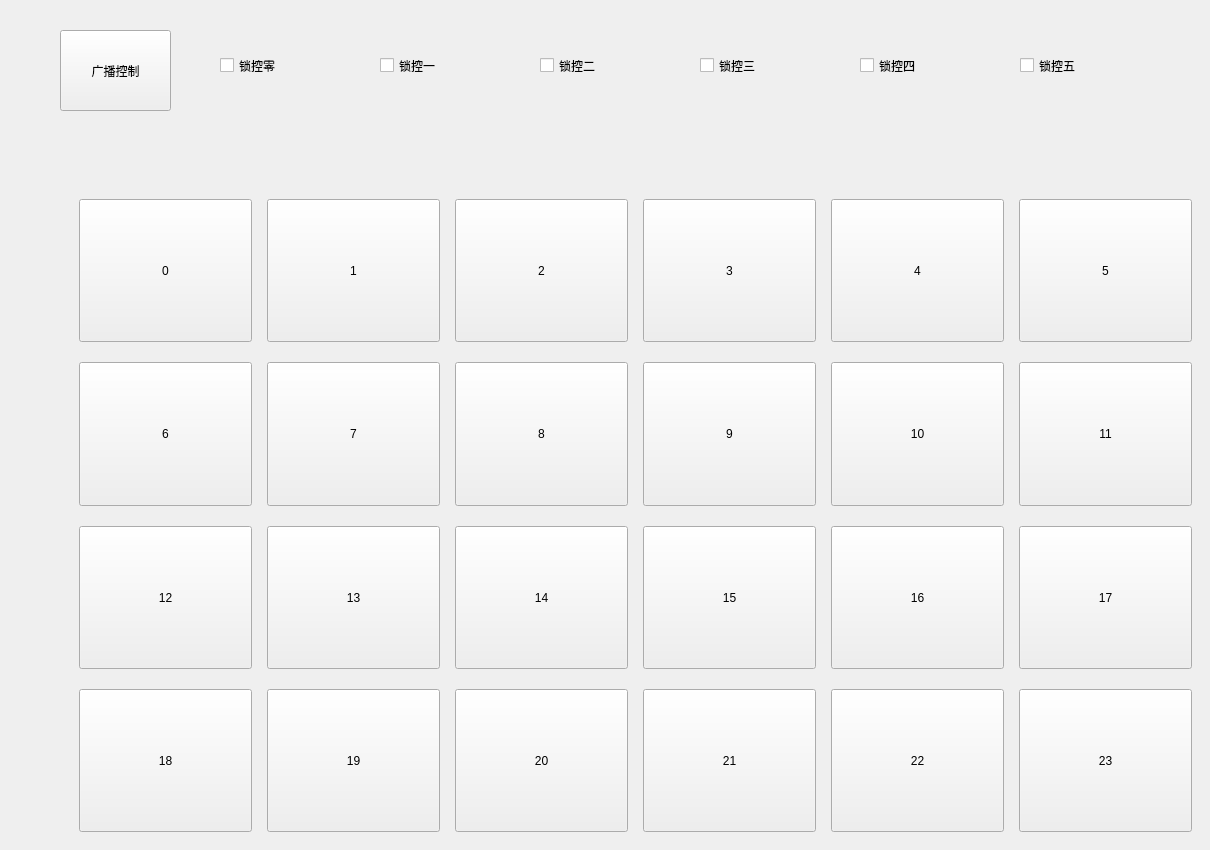
     <widget class="QWidget" name="page_1">
      <widget class="QCheckBox" name="checkBox">
       <property name="geometry">
        <rect>
         <x>220</x>
         <y>30</y>
         <width>141</width>
         <height>71</height>
        </rect>
       </property>
       <property name="text">
        <string>锁控零</string>
       </property>
      </widget>
      <widget class="QCheckBox" name="checkBox_2">
       <property name="geometry">
        <rect>
         <x>380</x>
         <y>30</y>
         <width>141</width>
         <height>71</height>
        </rect>
       </property>
       <property name="text">
        <string>锁控一</string>
       </property>
      </widget>
      <widget class="QCheckBox" name="checkBox_3">
       <property name="geometry">
        <rect>
         <x>540</x>
         <y>30</y>
         <width>141</width>
         <height>71</height>
        </rect>
       </property>
       <property name="text">
        <string>锁控二</string>
       </property>
      </widget>
      <widget class="QCheckBox" name="checkBox_4">
       <property name="geometry">
        <rect>
         <x>700</x>
         <y>30</y>
         <width>141</width>
         <height>71</height>
        </rect>
       </property>
       <property name="text">
        <string>锁控三</string>
       </property>
       <property name="checked">
        <bool>false</bool>
       </property>
      </widget>
      <widget class="QCheckBox" name="checkBox_5">
       <property name="geometry">
        <rect>
         <x>860</x>
         <y>30</y>
         <width>141</width>
         <height>71</height>
        </rect>
       </property>
       <property name="text">
        <string>锁控四</string>
       </property>
      </widget>
      <widget class="QCheckBox" name="checkBox_6">
       <property name="geometry">
        <rect>
         <x>1020</x>
         <y>30</y>
         <width>141</width>
         <height>71</height>
        </rect>
       </property>
       <property name="text">
        <string>锁控五</string>
       </property>
      </widget>
      <widget class="QPushButton" name="boardcast">
       <property name="geometry">
        <rect>
         <x>60</x>
         <y>30</y>
         <width>111</width>
         <height>81</height>
        </rect>
       </property>
       <property name="text">
        <string>广播控制</string>
       </property>
      </widget>
      <widget class="QFrame" name="frame_2">
       <property name="geometry">
        <rect>
         <x>70</x>
         <y>190</y>
         <width>1131</width>
         <height>651</height>
        </rect>
       </property>
       <property name="frameShape">
        <enum>QFrame::NoFrame</enum>
       </property>
       <property name="frameShadow">
        <enum>QFrame::Raised</enum>
       </property>
       <layout class="QGridLayout" name="gridLayout_2">
        <property name="horizontalSpacing">
         <number>15</number>
        </property>
        <property name="verticalSpacing">
         <number>20</number>
        </property>
        <item row="0" column="4">
         <widget class="QPushButton" name="btn_4">
          <property name="sizePolicy">
           <sizepolicy hsizetype="Preferred" vsizetype="Preferred">
            <horstretch>0</horstretch>
            <verstretch>0</verstretch>
           </sizepolicy>
          </property>
          <property name="text">
           <string>4</string>
          </property>
          <property name="checkable">
           <bool>false</bool>
          </property>
         </widget>
        </item>
        <item row="4" column="5">
         <widget class="QPushButton" name="btn_23">
          <property name="sizePolicy">
           <sizepolicy hsizetype="Preferred" vsizetype="Preferred">
            <horstretch>0</horstretch>
            <verstretch>0</verstretch>
           </sizepolicy>
          </property>
          <property name="text">
           <string>23</string>
          </property>
          <property name="checkable">
           <bool>false</bool>
          </property>
         </widget>
        </item>
        <item row="0" column="1">
         <widget class="QPushButton" name="btn_1">
          <property name="sizePolicy">
           <sizepolicy hsizetype="Preferred" vsizetype="Preferred">
            <horstretch>0</horstretch>
            <verstretch>0</verstretch>
           </sizepolicy>
          </property>
          <property name="text">
           <string>1</string>
          </property>
          <property name="checkable">
           <bool>false</bool>
          </property>
         </widget>
        </item>
        <item row="0" column="3">
         <widget class="QPushButton" name="btn_3">
          <property name="sizePolicy">
           <sizepolicy hsizetype="Preferred" vsizetype="Preferred">
            <horstretch>0</horstretch>
            <verstretch>0</verstretch>
           </sizepolicy>
          </property>
          <property name="text">
           <string>3</string>
          </property>
          <property name="checkable">
           <bool>false</bool>
          </property>
         </widget>
        </item>
        <item row="4" column="0">
         <widget class="QPushButton" name="btn_18">
          <property name="sizePolicy">
           <sizepolicy hsizetype="Preferred" vsizetype="Preferred">
            <horstretch>0</horstretch>
            <verstretch>0</verstretch>
           </sizepolicy>
          </property>
          <property name="text">
           <string>18</string>
          </property>
          <property name="checkable">
           <bool>false</bool>
          </property>
         </widget>
        </item>
        <item row="2" column="2">
         <widget class="QPushButton" name="btn_8">
          <property name="sizePolicy">
           <sizepolicy hsizetype="Preferred" vsizetype="Preferred">
            <horstretch>0</horstretch>
            <verstretch>0</verstretch>
           </sizepolicy>
          </property>
          <property name="text">
           <string>8</string>
          </property>
          <property name="checkable">
           <bool>false</bool>
          </property>
         </widget>
        </item>
        <item row="4" column="3">
         <widget class="QPushButton" name="btn_21">
          <property name="sizePolicy">
           <sizepolicy hsizetype="Preferred" vsizetype="Preferred">
            <horstretch>0</horstretch>
            <verstretch>0</verstretch>
           </sizepolicy>
          </property>
          <property name="text">
           <string>21</string>
          </property>
          <property name="checkable">
           <bool>false</bool>
          </property>
         </widget>
        </item>
        <item row="4" column="4">
         <widget class="QPushButton" name="btn_22">
          <property name="sizePolicy">
           <sizepolicy hsizetype="Preferred" vsizetype="Preferred">
            <horstretch>0</horstretch>
            <verstretch>0</verstretch>
           </sizepolicy>
          </property>
          <property name="text">
           <string>22</string>
          </property>
          <property name="checkable">
           <bool>false</bool>
          </property>
         </widget>
        </item>
        <item row="3" column="4">
         <widget class="QPushButton" name="btn_16">
          <property name="sizePolicy">
           <sizepolicy hsizetype="Preferred" vsizetype="Preferred">
            <horstretch>0</horstretch>
            <verstretch>0</verstretch>
           </sizepolicy>
          </property>
          <property name="text">
           <string>16</string>
          </property>
          <property name="checkable">
           <bool>false</bool>
          </property>
         </widget>
        </item>
        <item row="2" column="5">
         <widget class="QPushButton" name="btn_11">
          <property name="sizePolicy">
           <sizepolicy hsizetype="Preferred" vsizetype="Preferred">
            <horstretch>0</horstretch>
            <verstretch>0</verstretch>
           </sizepolicy>
          </property>
          <property name="text">
           <string>11</string>
          </property>
          <property name="checkable">
           <bool>false</bool>
          </property>
         </widget>
        </item>
        <item row="2" column="4">
         <widget class="QPushButton" name="btn_10">
          <property name="sizePolicy">
           <sizepolicy hsizetype="Preferred" vsizetype="Preferred">
            <horstretch>0</horstretch>
            <verstretch>0</verstretch>
           </sizepolicy>
          </property>
          <property name="text">
           <string>10</string>
          </property>
          <property name="checkable">
           <bool>false</bool>
          </property>
         </widget>
        </item>
        <item row="0" column="2">
         <widget class="QPushButton" name="btn_2">
          <property name="sizePolicy">
           <sizepolicy hsizetype="Preferred" vsizetype="Preferred">
            <horstretch>0</horstretch>
            <verstretch>0</verstretch>
           </sizepolicy>
          </property>
          <property name="text">
           <string>2</string>
          </property>
          <property name="checkable">
           <bool>false</bool>
          </property>
         </widget>
        </item>
        <item row="3" column="5">
         <widget class="QPushButton" name="btn_17">
          <property name="sizePolicy">
           <sizepolicy hsizetype="Preferred" vsizetype="Preferred">
            <horstretch>0</horstretch>
            <verstretch>0</verstretch>
           </sizepolicy>
          </property>
          <property name="text">
           <string>17</string>
          </property>
          <property name="checkable">
           <bool>false</bool>
          </property>
         </widget>
        </item>
        <item row="0" column="0">
         <widget class="QPushButton" name="btn_0">
          <property name="sizePolicy">
           <sizepolicy hsizetype="Preferred" vsizetype="Preferred">
            <horstretch>0</horstretch>
            <verstretch>0</verstretch>
           </sizepolicy>
          </property>
          <property name="text">
           <string>0</string>
          </property>
          <property name="checkable">
           <bool>false</bool>
          </property>
         </widget>
        </item>
        <item row="2" column="0">
         <widget class="QPushButton" name="btn_6">
          <property name="sizePolicy">
           <sizepolicy hsizetype="Preferred" vsizetype="Preferred">
            <horstretch>0</horstretch>
            <verstretch>0</verstretch>
           </sizepolicy>
          </property>
          <property name="text">
           <string>6</string>
          </property>
          <property name="checkable">
           <bool>false</bool>
          </property>
         </widget>
        </item>
        <item row="3" column="2">
         <widget class="QPushButton" name="btn_14">
          <property name="sizePolicy">
           <sizepolicy hsizetype="Preferred" vsizetype="Preferred">
            <horstretch>0</horstretch>
            <verstretch>0</verstretch>
           </sizepolicy>
          </property>
          <property name="text">
           <string>14</string>
          </property>
          <property name="checkable">
           <bool>false</bool>
          </property>
         </widget>
        </item>
        <item row="3" column="1">
         <widget class="QPushButton" name="btn_13">
          <property name="sizePolicy">
           <sizepolicy hsizetype="Preferred" vsizetype="Preferred">
            <horstretch>0</horstretch>
            <verstretch>0</verstretch>
           </sizepolicy>
          </property>
          <property name="text">
           <string>13</string>
          </property>
          <property name="checkable">
           <bool>false</bool>
          </property>
         </widget>
        </item>
        <item row="3" column="3">
         <widget class="QPushButton" name="btn_15">
          <property name="sizePolicy">
           <sizepolicy hsizetype="Preferred" vsizetype="Preferred">
            <horstretch>0</horstretch>
            <verstretch>0</verstretch>
           </sizepolicy>
          </property>
          <property name="text">
           <string>15</string>
          </property>
          <property name="checkable">
           <bool>false</bool>
          </property>
         </widget>
        </item>
        <item row="2" column="1">
         <widget class="QPushButton" name="btn_7">
          <property name="sizePolicy">
           <sizepolicy hsizetype="Preferred" vsizetype="Preferred">
            <horstretch>0</horstretch>
            <verstretch>0</verstretch>
           </sizepolicy>
          </property>
          <property name="text">
           <string>7</string>
          </property>
          <property name="checkable">
           <bool>false</bool>
          </property>
         </widget>
        </item>
        <item row="0" column="5">
         <widget class="QPushButton" name="btn_5">
          <property name="sizePolicy">
           <sizepolicy hsizetype="Preferred" vsizetype="Preferred">
            <horstretch>0</horstretch>
            <verstretch>0</verstretch>
           </sizepolicy>
          </property>
          <property name="text">
           <string>5</string>
          </property>
          <property name="checkable">
           <bool>false</bool>
          </property>
         </widget>
        </item>
        <item row="3" column="0">
         <widget class="QPushButton" name="btn_12">
          <property name="sizePolicy">
           <sizepolicy hsizetype="Preferred" vsizetype="Preferred">
            <horstretch>0</horstretch>
            <verstretch>0</verstretch>
           </sizepolicy>
          </property>
          <property name="text">
           <string>12</string>
          </property>
          <property name="checkable">
           <bool>false</bool>
          </property>
         </widget>
        </item>
        <item row="4" column="2">
         <widget class="QPushButton" name="btn_20">
          <property name="sizePolicy">
           <sizepolicy hsizetype="Preferred" vsizetype="Preferred">
            <horstretch>0</horstretch>
            <verstretch>0</verstretch>
           </sizepolicy>
          </property>
          <property name="text">
           <string>20</string>
          </property>
          <property name="checkable">
           <bool>false</bool>
          </property>
         </widget>
        </item>
        <item row="4" column="1">
         <widget class="QPushButton" name="btn_19">
          <property name="sizePolicy">
           <sizepolicy hsizetype="Preferred" vsizetype="Preferred">
            <horstretch>0</horstretch>
            <verstretch>0</verstretch>
           </sizepolicy>
          </property>
          <property name="text">
           <string>19</string>
          </property>
          <property name="checkable">
           <bool>false</bool>
          </property>
         </widget>
        </item>
        <item row="2" column="3">
         <widget class="QPushButton" name="btn_9">
          <property name="sizePolicy">
           <sizepolicy hsizetype="Preferred" vsizetype="Preferred">
            <horstretch>0</horstretch>
            <verstretch>0</verstretch>
           </sizepolicy>
          </property>
          <property name="text">
           <string>9</string>
          </property>
          <property name="checkable">
           <bool>false</bool>
          </property>
         </widget>
        </item>
       </layout>
      </widget>
     </widget>
